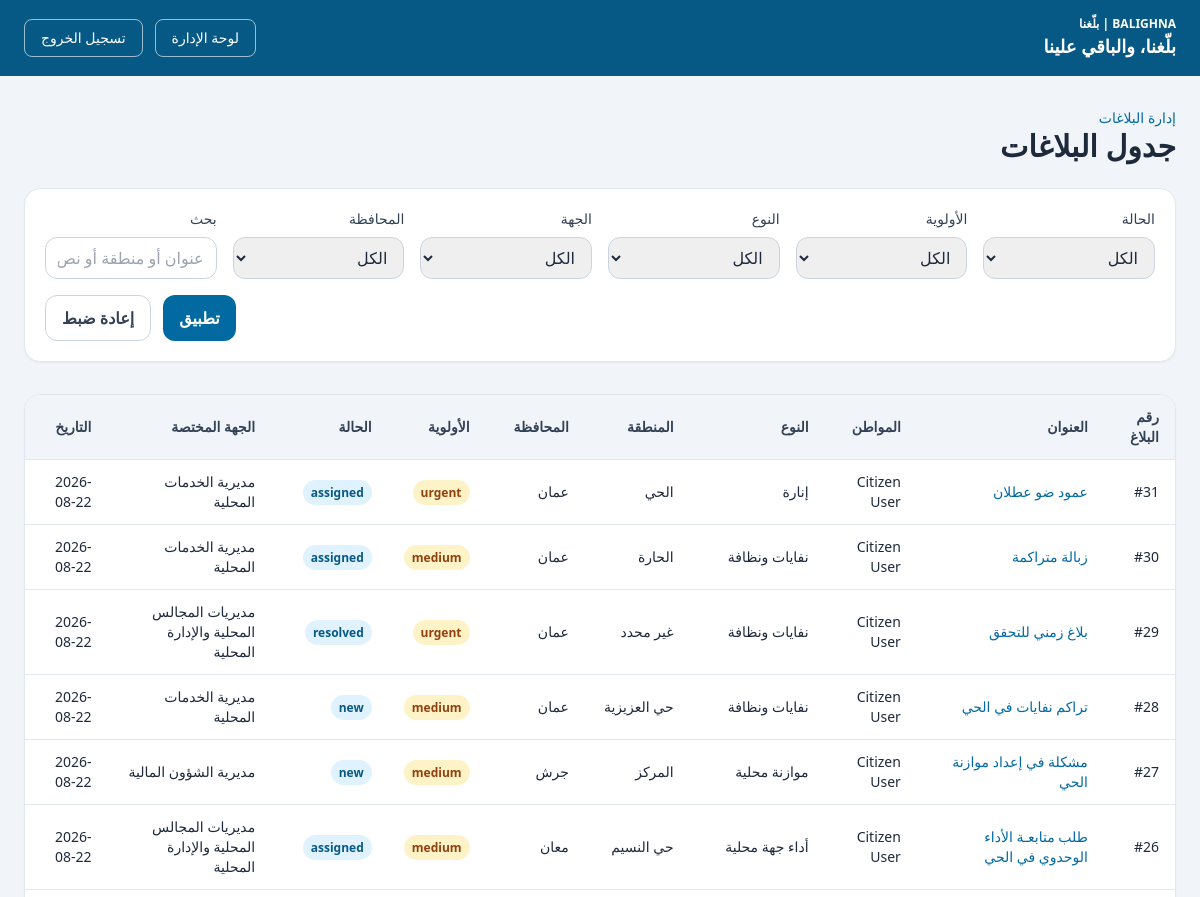
The app's page /admin/complaints (signed in, upper part), older data.
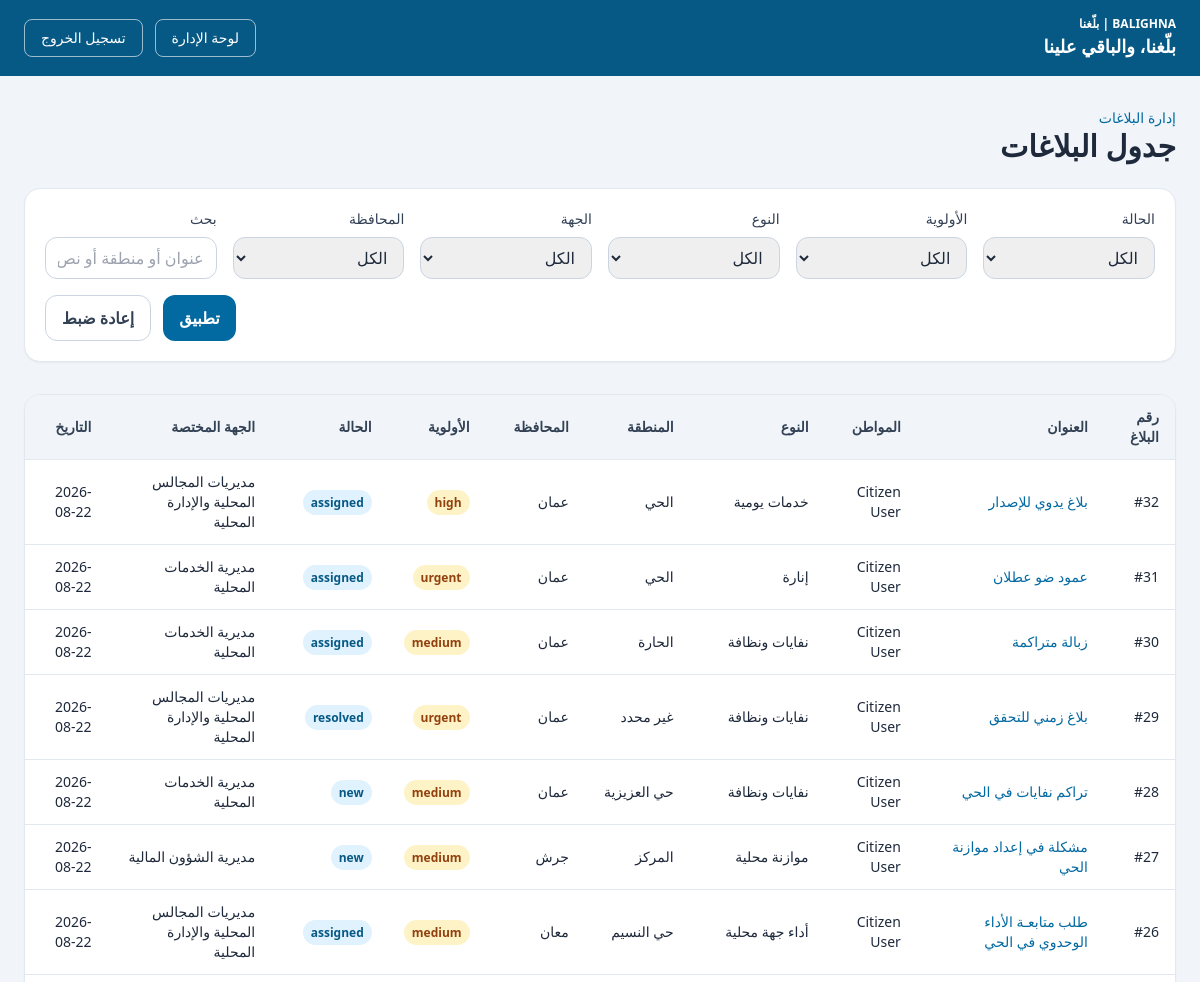
The same page, newer data.
### app/models/complaint.py (models this page shows)
class Complaint(Base):
    __tablename__ = "complaints"
    id: Mapped[int] = mapped_column(primary_key=True, index=True)
    user_id: Mapped[int] = mapped_column(ForeignKey("users.id"), nullable=False)
    category_id: Mapped[int | None] = mapped_column(ForeignKey("categories.id"), nullable=True)
    department_id: Mapped[int | None] = mapped_column(ForeignKey("departments.id"), nullable=True)
    title: Mapped[str] = mapped_column(String(255), nullable=False)
    description: Mapped[str] = mapped_column(Text, nullable=False)
    address: Mapped[str | None] = mapped_column(String(255), nullable=True)
    area: Mapped[str | None] = mapped_column(String(255), nullable=True)
    governorate: Mapped[str | None] = mapped_column(String(255), nullable=True)
    latitude: Mapped[float | None] = mapped_column(Float, nullable=True)
    longitude: Mapped[float | None] = mapped_column(Float, nullable=True)
    image_path: Mapped[str | None] = mapped_column(String(500), nullable=True)
    priority: Mapped[str] = mapped_column(String(50), default="medium", nullable=False)
    status: Mapped[str] = mapped_column(String(50), default="new", nullable=False)
    routing_reason: Mapped[str | None] = mapped_column(Text, nullable=True)
    routing_confidence: Mapped[float | None] = mapped_column(Float, nullable=True)
    assigned_at: Mapped[datetime | None] = mapped_column(DateTime(timezone=True), nullable=True)
    resolved_at: Mapped[datetime | None] = mapped_column(DateTime(timezone=True), nullable=True)
    created_at: Mapped[datetime] = mapped_column(DateTime(timezone=True), default=lambda: datetime.now(timezone.utc), nullable=False)
    updated_at: Mapped[datetime] = mapped_column(
        DateTime(timezone=True),
        default=lambda: datetime.now(timezone.utc),
        onupdate=lambda: datetime.now(timezone.utc),
        nullable=False,
    )
    user: Mapped["User"] = relationship(back_populates="complaints")
    category: Mapped["Category"] = relationship(back_populates="complaints")
    department: Mapped["Department"] = relationship(back_populates="complaints")
    comments: Mapped[list["Comment"]] = relationship(back_populates="complaint")
    updates: Mapped[list["ComplaintUpdate"]] = relationship(back_populates="complaint")

### app/models/user.py (models this page shows)
class User(Base):
    __tablename__ = "users"
    id: Mapped[int] = mapped_column(primary_key=True, index=True)
    name: Mapped[str] = mapped_column(String(150), nullable=False)
    email: Mapped[str] = mapped_column(String(255), unique=True, index=True, nullable=False)
    hashed_password: Mapped[str] = mapped_column(String(255), nullable=False)
    role: Mapped[str] = mapped_column(String(50), default="citizen", nullable=False)
    created_at: Mapped[datetime] = mapped_column(DateTime(timezone=True), default=lambda: datetime.now(timezone.utc), nullable=False)
    updated_at: Mapped[datetime] = mapped_column(
        DateTime(timezone=True),
        default=lambda: datetime.now(timezone.utc),
        onupdate=lambda: datetime.now(timezone.utc),
        nullable=False,
    )
    complaints: Mapped[list["Complaint"]] = relationship(back_populates="user")
    comments: Mapped[list["Comment"]] = relationship(back_populates="user")
    complaint_updates: Mapped[list["ComplaintUpdate"]] = relationship(back_populates="user")

### app/models/category.py (models this page shows)
class Category(Base):
    __tablename__ = "categories"
    id: Mapped[int] = mapped_column(primary_key=True, index=True)
    name: Mapped[str] = mapped_column(String(200), nullable=False)
    slug: Mapped[str] = mapped_column(String(200), unique=True, index=True, nullable=False)
    description: Mapped[str | None] = mapped_column(Text, nullable=True)
    created_at: Mapped[datetime] = mapped_column(DateTime(timezone=True), default=lambda: datetime.now(timezone.utc), nullable=False)
    updated_at: Mapped[datetime] = mapped_column(
        DateTime(timezone=True),
        default=lambda: datetime.now(timezone.utc),
        onupdate=lambda: datetime.now(timezone.utc),
        nullable=False,
    )
    complaints: Mapped[list["Complaint"]] = relationship(back_populates="category")

### app/models/department.py (models this page shows)
class Department(Base):
    __tablename__ = "departments"
    id: Mapped[int] = mapped_column(primary_key=True, index=True)
    name: Mapped[str] = mapped_column(String(255), nullable=False)
    slug: Mapped[str] = mapped_column(String(255), unique=True, index=True, nullable=False)
    description: Mapped[str] = mapped_column(Text, nullable=False)
    scope: Mapped[str] = mapped_column(String(50), nullable=False, default="directorate")
    created_at: Mapped[datetime] = mapped_column(DateTime(timezone=True), default=lambda: datetime.now(timezone.utc), nullable=False)
    updated_at: Mapped[datetime] = mapped_column(
        DateTime(timezone=True),
        default=lambda: datetime.now(timezone.utc),
        onupdate=lambda: datetime.now(timezone.utc),
        nullable=False,
    )
    complaints: Mapped[list["Complaint"]] = relationship(back_populates="department")

### app/routers/auth.py (the view)
@router.get("/admin/complaints")
async def admin_complaints_list(
    request: Request,
    user: User = Depends(require_role("admin")),
    db: Session = Depends(get_db),
    status: str | None = Query(default=None),
    priority: str | None = Query(default=None),
    category: str | None = Query(default=None),
    department: str | None = Query(default=None),
    governorate: str | None = Query(default=None),
    search: str | None = Query(default=None),
):
    stmt = (
        select(Complaint)
        .options(selectinload(Complaint.user), selectinload(Complaint.category), selectinload(Complaint.department))
        .order_by(Complaint.created_at.desc())
    )
    if status:
        stmt = stmt.where(Complaint.status == status)
    if priority:
        stmt = stmt.where(Complaint.priority == priority)
    if category:
        stmt = stmt.where(Complaint.category_id == int(category))
    if department:
        stmt = stmt.where(Complaint.department_id == int(department))
    if governorate:
        stmt = stmt.where(Complaint.governorate == governorate)
    if search:
        term = f"%{search.strip()}%"
        stmt = stmt.where(
            or_(
                Complaint.title.ilike(term),
                Complaint.description.ilike(term),
                Complaint.address.ilike(term),
                Complaint.area.ilike(term),
                Complaint.governorate.ilike(term),
            )
        )
    complaints = db.scalars(stmt).all()
    categories = db.scalars(select(Category).order_by(Category.name.asc())).all()
    departments = db.scalars(select(Department).order_by(Department.name.asc())).all()
    governorates = db.scalars(
        select(Complaint.governorate)
        .where(Complaint.governorate.isnot(None))
        .distinct()
        .order_by(Complaint.governorate.asc())
    ).all()
    return templates.TemplateResponse(
        request,
        "admin_complaints.html",
        {
            "title": "إدارة البلاغات",
            "user": user,
            "slogan": settings.project_slogan,
            "complaints": complaints,
            "categories": categories,
            "departments": departments,
            "governorates": governorates,
            "status_filter": status,
            "priority_filter": priority,
            "category_filter": category,
            "department_filter": department,
            "governorate_filter": governorate,
            "search": search,
        },
    )

### app/templates/admin_complaints.html (shortened to what this page needs)
<!DOCTYPE html>
<html lang="ar" dir="rtl">
  <head>
    <script src="https://cdn.tailwindcss.com"></script>
  </head>
  <body class="bg-slate-100 text-slate-800" dir="rtl">
    <nav class="bg-sky-800 text-white">
      <div class="mx-auto flex max-w-7xl items-center justify-between px-6 py-4">
        <div>
          <div class="text-xs font-semibold">BALIGHNA | بلّغنا</div>
          <div class="text-lg font-bold">{{ slogan }}</div>
        </div>
        <div class="flex items-center gap-3">
          <a href="/admin" class="rounded-lg border border-white/60 px-4 py-2 text-sm font-medium hover:bg-white/10">لوحة الإدارة</a>
          <form method="post" action="/logout">
            <button type="submit" class="rounded-lg border border-white/60 px-4 py-2 text-sm font-medium hover:bg-white/10">تسجيل الخروج</button>
          </form>
        </div>
      </div>
    </nav>
    <main class="mx-auto max-w-7xl px-6 py-8">
      <div class="mb-6 flex items-center justify-between">
        <div>
          <p class="text-sm text-sky-700">إدارة البلاغات</p>
          <h1 class="text-3xl font-bold">جدول البلاغات</h1>
        </div>
      </div>
      <form method="get" class="mb-8 grid gap-4 rounded-2xl border border-slate-200 bg-white p-5 shadow-sm md:grid-cols-6">
        <div>
          <label class="mb-2 block text-sm font-medium text-slate-700">الحالة</label>
          <select name="status" class="w-full rounded-xl border border-slate-300 px-3 py-2">
            <option value="">الكل</option>
          </select>
        </div>
        <div>
          <label class="mb-2 block text-sm font-medium text-slate-700">الأولوية</label>
          <select name="priority" class="w-full rounded-xl border border-slate-300 px-3 py-2">
            <option value="">الكل</option>
          </select>
        </div>
        <div>
          <label class="mb-2 block text-sm font-medium text-slate-700">النوع</label>
          <select name="category" class="w-full rounded-xl border border-slate-300 px-3 py-2">
            <option value="">الكل</option>
          </select>
        </div>
        <div>
          <label class="mb-2 block text-sm font-medium text-slate-700">الجهة</label>
          <select name="department" class="w-full rounded-xl border border-slate-300 px-3 py-2">
            <option value="">الكل</option>
          </select>
        </div>
        <div>
          <label class="mb-2 block text-sm font-medium text-slate-700">المحافظة</label>
          <select name="governorate" class="w-full rounded-xl border border-slate-300 px-3 py-2">
            <option value="">الكل</option>
          </select>
        </div>
        <div>
          <label class="mb-2 block text-sm font-medium text-slate-700">بحث</label>
          <input type="text" name="search" value="{{ search or '' }}" class="w-full rounded-xl border border-slate-300 px-3 py-2" placeholder="عنوان أو منطقة أو نص" />
        </div>
        <div class="md:col-span-6 flex justify-end gap-3">
          <button type="submit" class="rounded-xl bg-sky-700 px-4 py-2.5 font-semibold text-white hover:bg-sky-800">تطبيق</button>
          <a href="/admin/complaints" class="rounded-xl border border-slate-300 bg-white px-4 py-2.5 font-semibold text-slate-700 hover:bg-slate-50">إعادة ضبط</a>
        </div>
      </form>
      <div class="overflow-x-auto rounded-2xl border border-slate-200 bg-white shadow-sm">
        <table class="min-w-full text-right text-sm">
          <thead class="bg-slate-100 text-slate-700">
            <tr>
              <th class="px-4 py-3">رقم البلاغ</th>
              <th class="px-4 py-3">العنوان</th>
              <th class="px-4 py-3">المواطن</th>
              <th class="px-4 py-3">النوع</th>
              <th class="px-4 py-3">المنطقة</th>
              <th class="px-4 py-3">المحافظة</th>
              <th class="px-4 py-3">الأولوية</th>
              <th class="px-4 py-3">الحالة</th>
              <th class="px-4 py-3">الجهة المختصة</th>
              <th class="px-4 py-3">التاريخ</th>
            </tr>
          </thead>
          <tbody>
            {% for complaint in complaints %}
            <tr class="border-t border-slate-200 hover:bg-slate-50">
              <td class="px-4 py-3">#{{ complaint.id }}</td>
              <td class="px-4 py-3"><a href="/admin/complaints/{{ complaint.id }}" class="font-medium text-sky-700 hover:underline">{{ complaint.title }}</a></td>
              <td class="px-4 py-3">{{ complaint.user.name if complaint.user else 'غير معروف' }}</td>
              <td class="px-4 py-3">{{ complaint.category.name if complaint.category else 'غير محدد' }}</td>
              <td class="px-4 py-3">{{ complaint.area or 'غير محدد' }}</td>
              <td class="px-4 py-3">{{ complaint.governorate or 'غير محدد' }}</td>
              <td class="px-4 py-3"><span class="rounded-full bg-amber-100 px-2 py-1 text-xs font-semibold text-amber-800">{{ complaint.priority }}</span></td>
              <td class="px-4 py-3"><span class="rounded-full bg-sky-100 px-2 py-1 text-xs font-semibold text-sky-800">{{ complaint.status }}</span></td>
              <td class="px-4 py-3">{{ complaint.department.name if complaint.department else 'لم يتم التوجيه' }}</td>
              <td class="px-4 py-3">{{ complaint.created_at.strftime('%Y-%m-%d') }}</td>
            </tr>
            {% else %}
            <tr>
              <td colspan="10" class="px-4 py-8 text-center text-slate-500">لا توجد بلاغات</td>
            </tr>
            {% endfor %}
          </tbody>
        </table>
      </div>
    </main>
  </body>
</html>

Row changes from the older to the newer data that the page shows:
added Complaint: id "32", title "بلاغ يدوي للإصدار", user "Citizen User", category "خدمات يومية", area "الحي", governorate "عمان", priority "high", status "assigned", department "مديريات المجالس المحلية والإدارة المحلية", created_at "2026-08-22"
